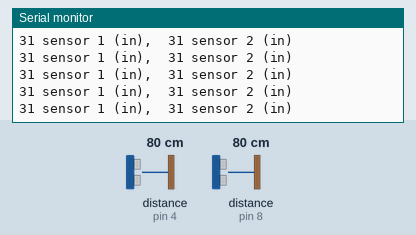
Recording of a sketch running on a simulated Arduino Uno, built with avr-gcc and run on an emulated ATmega328P. Parts: the last lines printed to the serial monitor. Wiring (inferred from the names in the program): 2 × ultrasonic range finder: trigger pin 2, echo pin 4 / trigger pin 12, echo pin 8. Inputs (shaded band) come from the test bench; at power-on: distance to the obstacle (sensors on pin 4, pin 8) 80 cm. The echo pulse lasts 58.3 µs per cm.

Above: at 1.2 s.
1.3 s: distance to the obstacle (sensor on pin 4) set to 120 cm
At 1.45 s:
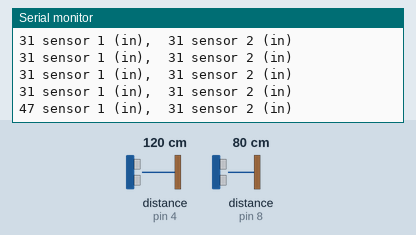
4.3 s: distance to the obstacle (sensor on pin 8) set to 35 cm
At 4.4 s:
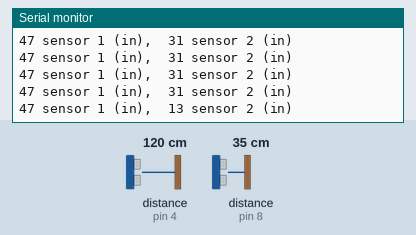
7.3 s: distance to the obstacle (sensor on pin 4) set to 2 cm
At 7.38 s:
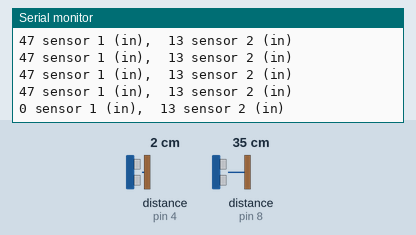
10.3 s: distance to the obstacle (sensor on pin 8) set to 250 cm
At 10.39 s:
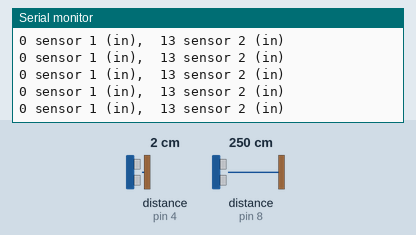
13.3 s: distance to the obstacle (sensor on pin 4) set to 60 cm
At 13.41 s:
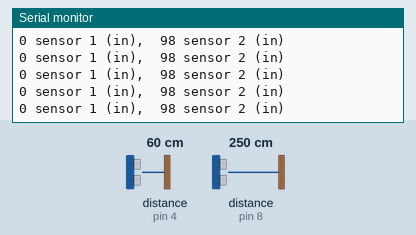
16.3 s: distance to the obstacle (sensor on pin 4) set to 250 cm
At 16.41 s:
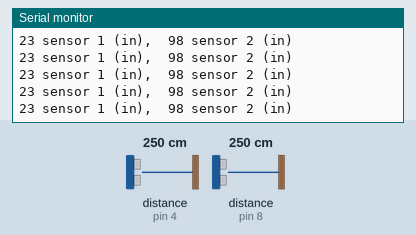
Timing chart, 0 to 19.3 s (numbered marks = the images above; inputs shaded):
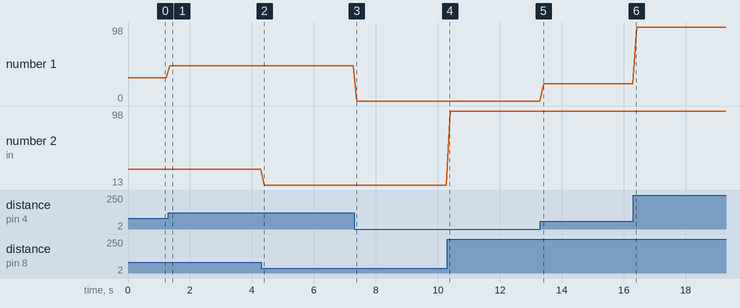

Measured:
- after the input at 1.3 s, the serial monitor: prints a new line at once (image 1)
- after the input at 4.3 s, the serial monitor: prints a new line after 0.10 s (image 2)
- after the input at 7.3 s, the serial monitor: prints a new line after 0.07 s (image 3)
- plotted number 1: 31 → 47 after the input at 1.3 s, 47 → 0 after the input at 7.3 s, 0 → 23 after the input at 13.3 s
- plotted number 2: 31 → 13 after the input at 4.3 s, 13 → 98 after the input at 10.3 s

The sketch:

ultrasonic_example.ino
```cpp
 //FOR SESNORS CANNOT BE RUN CONCURRENTLY

const int trigPin_1 = 2;
const int trigPin_2 =12;
const int echoPin_1 = 4;
const int echoPin_2 = 8;
void setup() {
  // initialize serial communication:
  Serial.begin(9600);
}

void loop()
{
  // establish variables for duration of the ping,
  // and the distance result in inches and centimeters:
  long duration_1, duration_2, inches_1, inches_2;

  // The sensor is triggered by a HIGH pulse of 10 or more microseconds.
  // Give a short LOW pulse beforehand to ensure a clean HIGH pulse:

  //SENSOR 1
  pinMode(trigPin_1, OUTPUT);
  digitalWrite(trigPin_1, LOW);
  delayMicroseconds(2);
  digitalWrite(trigPin_1, HIGH);
  delayMicroseconds(10);
  digitalWrite(trigPin_1, LOW);

  // Read the signal from the sensor: a HIGH pulse whose
  // duration is the time (in microseconds) from the sending
  // of the ping to the reception of its echo off of an object.
  pinMode(echoPin_1, INPUT);
  duration_1 = pulseIn(echoPin_1, HIGH);


  //SENSOR 2
  pinMode(trigPin_2,OUTPUT);
  digitalWrite(trigPin_2, LOW);
  delayMicroseconds(2);
  digitalWrite(trigPin_2, HIGH);
  digitalWrite(trigPin_2, LOW);
  pinMode(echoPin_2, INPUT);
  duration_2 = pulseIn(echoPin_2, HIGH);


  inches_1 = microsecondsToInches(duration_1);
  inches_2 = microsecondsToInches(duration_2);


  delayMicroseconds(10);
  Serial.print(inches_1);
  Serial.print(" sensor 1 (in),  ");
  Serial.print(inches_2);
  Serial.print(" sensor 2 (in)");
  Serial.println();

  delay(100);
}

long microsecondsToInches(long microseconds)
{
  // According to Parallax's datasheet for the PING))), there are
  // 73.746 microseconds per inch (i.e. sound travels at 1130 feet per
  // second).  This gives the distance travelled by the ping, outbound
  // and return, so we divide by 2 to get the distance of the obstacle.
  // See: http://www.parallax.com/dl/docs/prod/acc/28015-PING-v1.3.pdf
  return microseconds / 74 / 2;
}

long microsecondsToCentimeters(long microseconds)
{
  // The speed of sound is 340 m/s or 29 microseconds per centimeter.
  // The ping travels out and back, so to find the distance of the
  // object we take half of the distance travelled.
  return microseconds / 29 / 2;
}
```
